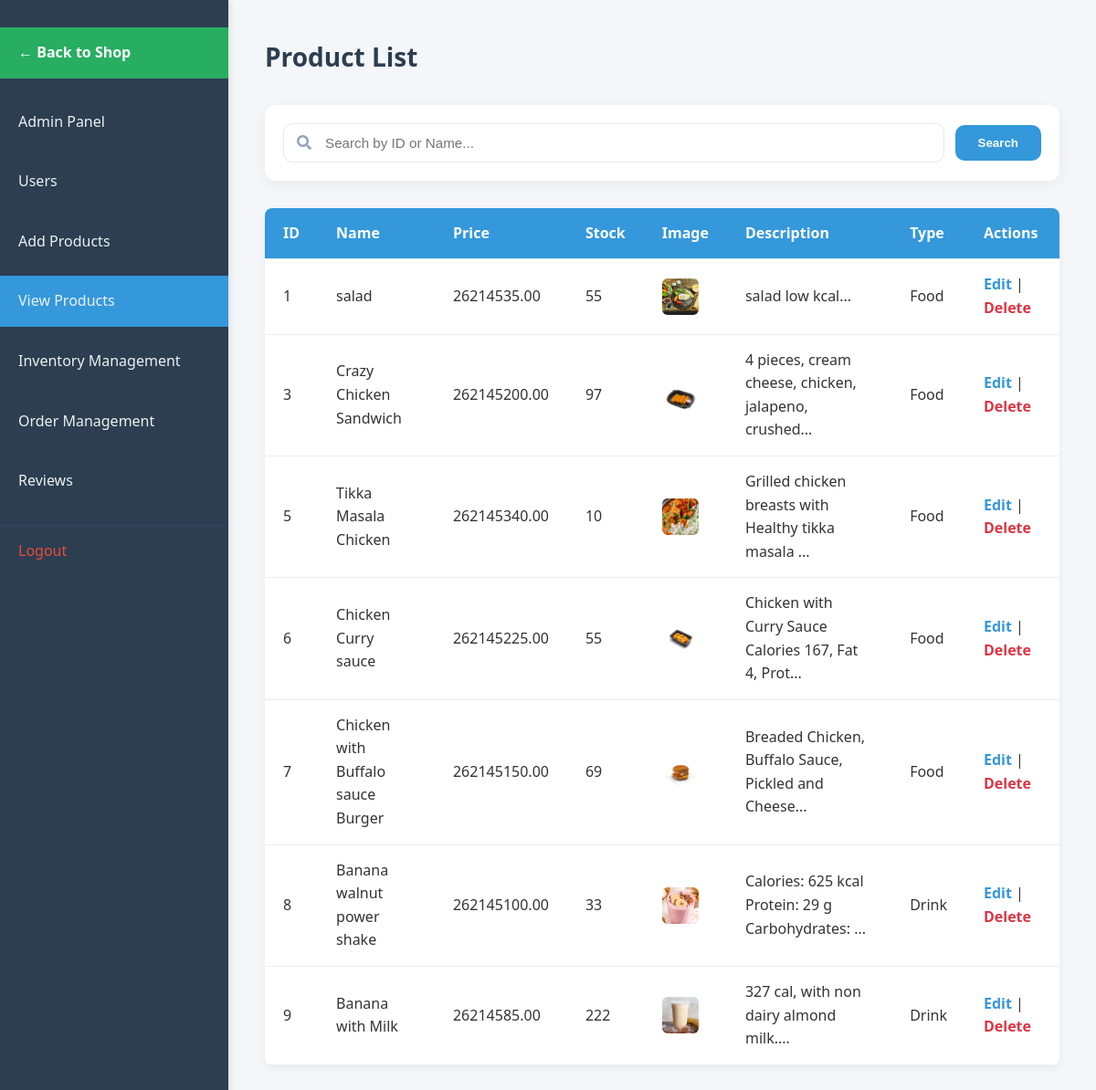
Screenshot of /admin/viewproduct.php (signed in) with the database file from the repository.
### tables this page shows
CREATE TABLE `products` (
  `id` int(11) NOT NULL,
  `name` varchar(150) NOT NULL,
  `description` text DEFAULT NULL,
  `price` decimal(10,2) NOT NULL,
  `stock` int(11) NOT NULL DEFAULT 0,
  `image_path` varchar(255) DEFAULT NULL,
  `type` enum('food','drink') NOT NULL,
  `status` enum('active','archived') NOT NULL DEFAULT 'active',
  `created_at` datetime DEFAULT current_timestamp(),
  `updated_at` datetime DEFAULT current_timestamp()
);

### admin/viewproduct.php (the view, shortened to what this page needs)
<?php
require_once __DIR__ . '/../init.php';
$search = isset($_GET['search']) ? trim($_GET['search']) : '';
$select = "SELECT id, name, price, image_path, description, type, stock FROM `products` WHERE 1=1";
$stmt = $conn->prepare($select);
$stmt->execute();
$run_select = $stmt->get_result();
?>
<!DOCTYPE html>
<html lang="en">
<head>
    <link rel="stylesheet" href="assets/css/view_products.css">
    <link href="https://cdnjs.cloudflare.com/ajax/libs/font-awesome/5.10.0/css/all.min.css" rel="stylesheet">
</head>
<body>
    <nav>
        <ul>
            <li><a href="../shop.php"
                    style="background-color: #27ae60; color: white; margin-bottom: 20px; font-weight: bold;">← Back to
                    Shop</a></li>
            <li><a href="AdminPanel.php">Admin Panel</a></li>
            <li><a href="useradmin.php">Users</a></li>
            <li><a href="addproduct.php">Add Products</a></li>
            <li><a href="#" class="active">View Products</a></li>
            <li><a href="Inventory.php">Inventory Management</a></li>
            <li><a href="order_management.php">Order Management</a></li>
            <li><a href="reviews_management.php">Reviews</a></li>
            <li><a href="/app/logout.php">Logout</a></li>
        </ul>
    </nav>
    <main>
        <h1> Product List</h1>
        <form action="" method="GET" style="display: flex; gap: 12px; background: white; padding: 20px; border-radius: 12px; box-shadow: 0 4px 15px rgba(0,0,0,0.05); margin-bottom: 30px; align-items: center; flex-wrap: wrap;">
            <div style="flex: 1; min-width: 250px; position: relative;">
                <i class="fas fa-search" style="position: absolute; left: 15px; top: 50%; transform: translateY(-50%); color: #94a3b8;"></i>
                <input type="text" name="search" value="<?php echo htmlspecialchars($search); ?>" placeholder="Search by ID or Name..."
                    style="width: 100%; padding: 12px 15px 12px 45px; border: 1.5px solid #e2e8f0; border-radius: 10px; font-size: 0.95rem; outline: none;">
            </div>
            <button type="submit" style="padding: 12px 25px; background: #3498db; color: white; border: none; border-radius: 10px; font-weight: 600; cursor: pointer;">Search</button>
        </form>
        <table class="table">
            <thead>
                <tr>
                    <th>ID</th>
                    <th>Name</th>
                    <th>Price</th>
                    <th>Stock</th>
                    <th>Image</th>
                    <th>Description</th>
                    <th>Type</th>
                    <th>Actions</th>
                </tr>
            </thead>
            <tbody>
                <?php while ($value = $run_select->fetch_assoc()) { ?>
                    <tr>
                        <td><?php echo $value['id']; ?></td>
                        <td><?php echo htmlspecialchars($value['name']); ?></td>
                        <td><?php echo CURRENCY_SYMBOL; ?><?php echo number_format($value['price'], 2); ?></td>
                        <td><?php echo $value['stock']; ?></td>
                        <td><img style="width:40px; height:40px; object-fit: cover;"
                                src="../<?php echo $value['image_path'] ?: 'assets/images/placeholder-300x300.png'; ?>"
                                alt="Product Image"></td>
                        <td><?php echo htmlspecialchars(substr($value['description'], 0, 50)) . '...'; ?></td>
                        <td><?php echo ucfirst($value['type']); ?></td>
                        <td>
                            <a href="addproduct.php?edit=<?php echo $value['id']; ?>" class="edit-link">Edit</a> |
                            <a href="?delete=<?php echo $value['id']; ?>" style="color: #dc3545;"
                                onclick="return confirm('Are you sure you want to delete this product?');">
                                Delete
                            </a>
                        </td>
                    </tr>
                <?php } ?>
            </tbody>
        </table>
    </main>
</body>
</html>

### admin/assets/css/view_products.css (style rules this page uses)
* { margin: 0; padding: 0; box-sizing: border-box; }
body { font-family: 'Segoe UI', Tahoma, Geneva, Verdana, sans-serif; background-color: #f4f6f9; color: #333; line-height: 1.6; }
nav { width: 250px; background-color: #2c3e50; color: #fff; padding: 20px 0; position: fixed; height: 100%; box-shadow: 2px 0 5px rgba(0, 0, 0, 0.1); }
nav ul { list-style: none; }
nav ul li { margin: 10px 0; }
nav ul li a { display: block; padding: 15px 20px; color: #ecf0f1; text-decoration: none; font-size: 16px; transition: background-color 0.3s, padding-left 0.3s; }
nav ul li a.active { background-color: #3498db; }
nav ul li:last-child a { margin-top: 20px; border-top: 1px solid #34495e; padding-top: 15px; color: #e74c3c; }
main { margin-left: 250px; padding: 40px; width: calc(100% - 250px); }
main h1 { font-size: 28px; margin-bottom: 30px; color: #2c3e50; }
.table { width: 100%; border-collapse: collapse; background-color: #fff; box-shadow: 0 4px 10px rgba(0,0,0,0.05); border-radius: 8px; overflow: hidden; }
.table thead { background-color: #3498db; color: #fff; }
.table th, .table td { padding: 15px 20px; text-align: left; border-bottom: 1px solid #eee; }
.table img { border-radius: 6px; object-fit: cover; display: block; }
.table a { text-decoration: none; color: #3498db; font-weight: 600; transition: color 0.3s; }

### rows the page displays
products: id "1", name "salad", price "35.00", stock "55", image_path (picture), description "salad low kcal", type "Food"
products: id "3", name "Crazy Chicken Sandwich", price "200.00", stock "97", image_path (picture), description "4 pieces, cream cheese, chicken, jalapeno, crushed", type "Food"
products: id "5", name "Tikka Masala Chicken", price "340.00", stock "10", image_path (picture), description "Grilled chicken breasts with Healthy tikka masala", type "Food"
products: id "6", name "Chicken Curry sauce", price "225.00", stock "55", image_path (picture), description "Chicken with Curry Sauce Calories 167, Fat 4, Prot", type "Food"
products: id "7", name "Chicken with Buffalo sauce Burger", price "150.00", stock "69", image_path (picture), description "Breaded Chicken, Buffalo Sauce, Pickled and Cheese", type "Food"
products: id "8", name "Banana walnut power shake", price "100.00", stock "33", image_path (picture), description "Calories: 625 kcal Protein: 29 g Carbohydrates:", type "Drink"
products: id "9", name "Banana with Milk", price "85.00", stock "222", image_path (picture), description "327 cal, with non dairy almond milk.", type "Drink"
